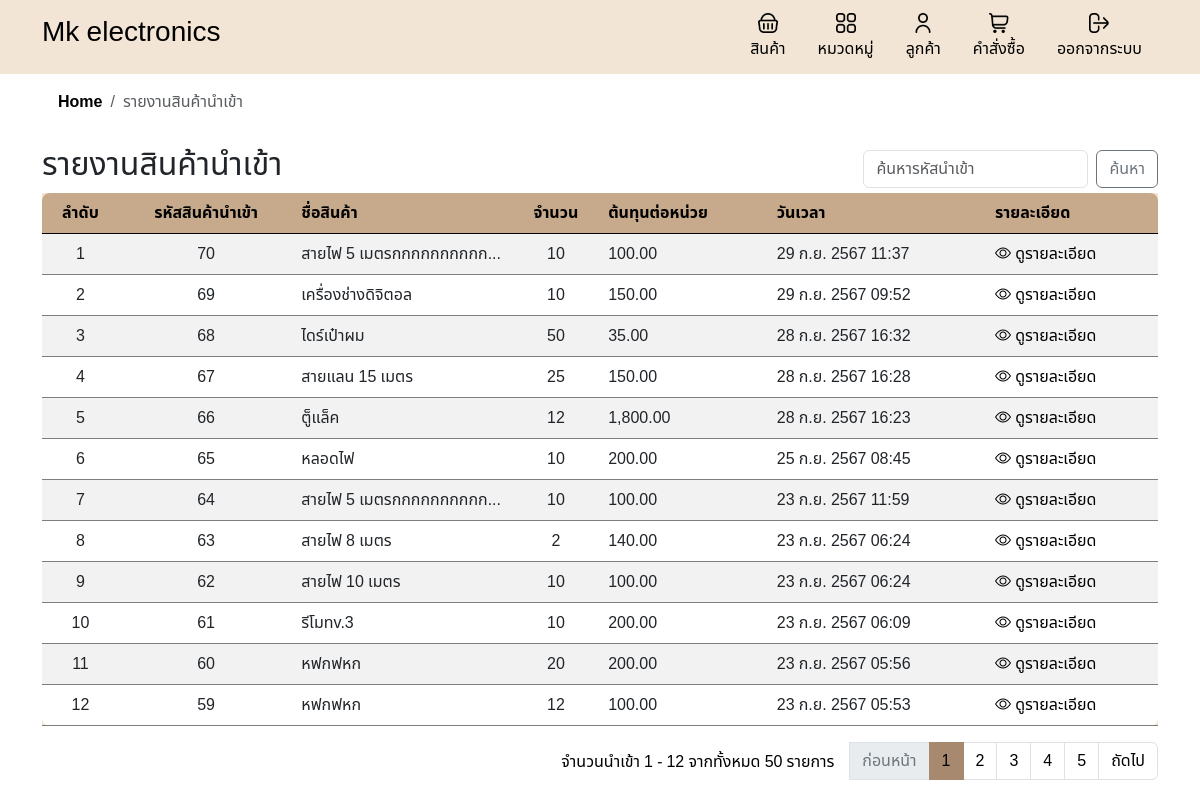
Page /report_stock_in.php (signed in) on the committed database.
### tables this page shows
CREATE TABLE `stock_in_items` (
  `item_id` int(11) NOT NULL,
  `stock_in_id` int(11) DEFAULT NULL,
  `product_id` int(11) DEFAULT NULL,
  `quantity` int(11) DEFAULT NULL
);

CREATE TABLE `products` (
  `product_id` int(11) NOT NULL,
  `product_name` varchar(100) NOT NULL,
  `description` text DEFAULT NULL,
  `price` decimal(10,2) NOT NULL,
  `quantity` int(11) NOT NULL,
  `category_id` int(11) DEFAULT NULL,
  `created_at` timestamp NOT NULL DEFAULT current_timestamp(),
  `image` varchar(255) DEFAULT NULL
);

CREATE TABLE `stock_in` (
  `stock_in_id` int(11) NOT NULL,
  `date` timestamp NOT NULL DEFAULT current_timestamp()
);

### inc/functions.php (called while the page is built, shortened)
<?php
function formatThaiDate($timestamp, $short = false) {
    $thai_months = array(
        1 => 'ม.ค.', 'ก.พ.', 'มี.ค.', 'เม.ย.', 'พ.ค.', 'มิ.ย.',
        'ก.ค.', 'ส.ค.', 'ก.ย.', 'ต.ค.', 'พ.ย.', 'ธ.ค.'
    );
    $date = date('j', $timestamp);
    $month = $thai_months[date('n', $timestamp)];
    $year = date('Y', $timestamp) + 543;
    if ($short) {
        return "$date $month";
    } else {
        $time = date('H:i', $timestamp);
        return "$date $month $year $time";
    }
}
?>

### report_stock_in.php (the view, shortened to what this page needs)
<?php
include 'header.php';
include 'db.php';
include 'inc/links.php';
include 'inc/functions.php';
$search = isset($_GET['search']) ? $_GET['search'] : '';
$records_per_page = 12;
$current_page = isset($_GET['page']) ? intval($_GET['page']) : 1;
$offset = ($current_page - 1) * $records_per_page;
$sql = "SELECT stock_in_items.stock_in_id, products.product_name, stock_in_items.quantity, stock_in.date,
        COALESCE(pc.cost_per_unit, 0) AS cost_per_unit
        FROM stock_in_items
        JOIN products ON stock_in_items.product_id = products.product_id
        JOIN stock_in ON stock_in_items.stock_in_id = stock_in.stock_in_id
        LEFT JOIN product_costs AS pc ON stock_in_items.product_id = pc.product_id
        AND stock_in.stock_in_id = pc.stock_in_id";
$sql .= " ORDER BY stock_in.date DESC LIMIT $records_per_page OFFSET $offset";
$stmt = $conn->prepare($sql);
$stmt->execute();
$result = $stmt->get_result();
$count_sql = "SELECT COUNT(*) as total_records FROM stock_in_items";
if ($search) {
    $count_sql .= " WHERE stock_in_items.stock_in_id LIKE ?";
    $count_stmt = $conn->prepare($count_sql);
    $count_stmt->bind_param("s", $search_param);
    $count_stmt->execute();
    $count_result = $count_stmt->get_result();
} else {
    $count_result = $conn->query($count_sql);
}
$total_records = $count_result->fetch_assoc()['total_records'];
$total_pages = ceil($total_records / $records_per_page);
?>
<!DOCTYPE html>
<html lang="th">
<head>
</head>
<body>
    <div class="container">
        <nav aria-label="breadcrumb">
            <ol class="breadcrumb breadcrumb-chevron p-3 rounded -3">
                <li class="breadcrumb-item">
                    <a class="link-body-emphasis fw-semibold text-decoration-none" href="home.php">Home</a>
                </li>
                <li class="breadcrumb-item active" aria-current="page">รายงานสินค้านำเข้า</li>
            </ol>
        </nav>
        <div class="d-flex justify-content-between align-items-center">
            <h2>รายงานสินค้านำเข้า</h2>
            <div class="d-flex flex-grow-1 justify-content-end align-items-center gap-2">
                <form class="d-flex m-0" action="" method="get">
                    <input class="form-control me-2" type="search" name="search" placeholder="ค้นหารหัสนำเข้า"
                        aria-label="Search" value="<?php echo htmlspecialchars($search); ?>">
                    <button class="btn btn-outline-secondary custom-btn-t" type="submit">ค้นหา</button>
                </form>
            </div>
        </div>
        <div class="table-responsive">
            <table class="table table-striped">
                <thead>
                    <tr>
                        <th class='text-center'>ลำดับ</th>
                        <th class='text-center'>รหัสสินค้านำเข้า</th>
                        <th>ชื่อสินค้า</th>
                        <th class='text-center'>จำนวน</th>
                        <th>ต้นทุนต่อหน่วย</th>
                        <th>วันเวลา</th>
                        <th>รายละเอียด</th>
                    </tr>
                </thead>
                <tbody>
                    <?php
                    if ($result->num_rows > 0) {
                        $row_number = $offset + 1;
                        while ($row = $result->fetch_assoc()) {
                            $formatted_date = formatThaiDate(strtotime($row['date']));
                            $cost_per_unit = number_format($row['cost_per_unit'], 2);
                            echo "<tr>
                                        <td class='text-center'>{$row_number}</td>
                                        <td class='text-center'>{$row['stock_in_id']}</td>
                                        <td class='text-truncate' style='max-width: 150px; overflow: hidden; white-space: nowrap;' >{$row['product_name']}</td>
                                        <td class='text-center'>{$row['quantity']}</td>
                                        <td>{$cost_per_unit}</td>
                                        <td>{$formatted_date}</td>
                                        <td>
                                            <a href='detail_stock.php?stock_in_id=" . $row['stock_in_id'] . "' class='custom-link'>
                                            <i class='bi bi-eye'></i> ดูรายละเอียด
                                            </a>
                                    </tr>";
                            $row_number++;
                        }
                    } else {
                        echo "<tr><td colspan='7'>ไม่มีข้อมูลสินค้านำเข้า</td></tr>";
                    }
                    ?>
                </tbody>
            </table>
            <nav aria-label="Page navigation example">
                <ul class="pagination justify-content-end">
                    <div class="mt-2 me-3">
                        <?php
                        $start_number = ($current_page - 1) * $records_per_page + 1;
                        $end_number = min($start_number + $records_per_page - 1, $total_records);
                        echo "จำนวนนำเข้า $start_number - $end_number จากทั้งหมด $total_records รายการ";
                        ?>
                    </div>
                    <?php if ($current_page > 1): ?>
                        <li class="page-item">
                            <a class="page-link"
                                href="?page=<?php echo $current_page - 1; ?>&search=<?php echo urlencode($search); ?>">ก่อนหน้า</a>
                        </li>
                    <?php else: ?>
                        <li class="page-item disabled">
                            <a class="page-link">ก่อนหน้า</a>
                        </li>
                    <?php endif; ?>
                    <?php for ($i = 1; $i <= $total_pages; $i++): ?>
                        <li class="page-item <?php echo ($i == $current_page) ? 'active' : ''; ?>">
                            <a class="page-link" href="?page=<?php echo $i; ?>&search=<?php echo urlencode($search); ?>">
                                <?php echo $i; ?>
                            </a>
                        </li>
                    <?php endfor; ?>
                    <?php if ($current_page < $total_pages): ?>
                        <li class="page-item">
                            <a class="page-link"
                                href="?page=<?php echo $current_page + 1; ?>&search=<?php echo urlencode($search); ?>">ถัดไป</a>
                        </li>
                    <?php else: ?>
                        <li class="page-item disabled">
                            <a class="page-link">ถัดไป</a>
                        </li>
                    <?php endif; ?>
                </ul>
            </nav>
        </div>
    </div>
</body>
</html>

### style.css (style rules this page uses)
* { font-family: "Noto Sans Thai", sans-serif; }
html { overflow-y: scroll; }
body { font-family: "Noto Sans Thai", sans-serif; background-color: #ffffff; }
.table { width: 100%; margin-bottom: 1rem; color: #212529; background-color: #F2E5D5; overflow: hidden; }
.table td, .table th { background-color: #F2E5D5; border-color: #7e7e7e; }
.table-striped tbody tr:nth-of-type(odd) { background-color: rgba(242, 229, 213, 0.5); }
.table th, .table td { padding: 0.75rem; vertical-align: top; border-top: 1px solid #ffffff; text-align: left; }
.table thead th { vertical-align: bottom; border-bottom: 1px solid #000000; background-color: #C7A98B; color: #000; }
.table thead th:first-child { border-top-left-radius: 8px; }
.table thead th:last-child { border-top-right-radius: 8px; }
.table tbody tr:last-child td:first-child { border-bottom-left-radius: 8px; }
.table tbody tr:last-child td:last-child { border-bottom-right-radius: 8px; }
.table-responsive { display: block; width: 100%; overflow-x: auto; -webkit-overflow-scrolling: touch; -ms-overflow-style: -ms-autohiding-scrollbar; }
.custom-btn-t { background-color: #C7A98B; color: #000000; border: none; }
.pagination { color: #000; }
.page-item.active .page-link { background-color: #A6896F; border-color: #A6896F; color: #000000; }
.page-item .page-link { color: #000000; }
.page-item.disabled .page-link { color: #6c757d; }
.custom-link { color: #000; text-decoration: none; }
body { margin-bottom: 20px; padding: 0; background-color: #f8f9fa; }
.table th, .table td { vertical-align: middle; }
html, body { height: 100%; }

### rows in the picture
stock_in_items: stock_in "70", product.product_name "สายไฟ 5 เมตรกกกกกกกกก…", quantity "10", cost_per_unit "100.00", stock_in.date "29 ก.ย. 2567 11:37"
stock_in_items: stock_in "69", product.product_name "เครื่องช่างดิจิตอล", quantity "10", cost_per_unit "150.00", stock_in.date "29 ก.ย. 2567 09:52"
stock_in_items: stock_in "68", product.product_name "ไดร์เป๋าผม", quantity "50", cost_per_unit "35.00", stock_in.date "28 ก.ย. 2567 16:32"
stock_in_items: stock_in "67", product.product_name "สายแลน 15 เมตร", quantity "25", cost_per_unit "150.00", stock_in.date "28 ก.ย. 2567 16:28"
stock_in_items: stock_in "66", product.product_name "ตู็แล็ค", quantity "12", cost_per_unit "1,800.00", stock_in.date "28 ก.ย. 2567 16:23"
stock_in_items: stock_in "65", product.product_name "หลอดไฟ", quantity "10", cost_per_unit "200.00", stock_in.date "25 ก.ย. 2567 08:45"
stock_in_items: stock_in "64", product.product_name "สายไฟ 5 เมตรกกกกกกกกก…", quantity "10", cost_per_unit "100.00", stock_in.date "23 ก.ย. 2567 11:59"
stock_in_items: stock_in "63", product.product_name "สายไฟ 8 เมตร", quantity "2", cost_per_unit "140.00", stock_in.date "23 ก.ย. 2567 06:24"
stock_in_items: stock_in "62", product.product_name "สายไฟ 10 เมตร", quantity "10", cost_per_unit "100.00", stock_in.date "23 ก.ย. 2567 06:24"
stock_in_items: stock_in "61", product.product_name "รีโมทv.3", quantity "10", cost_per_unit "200.00", stock_in.date "23 ก.ย. 2567 06:09"
stock_in_items: stock_in "60", product.product_name "หฟกฟหก", quantity "20", cost_per_unit "200.00", stock_in.date "23 ก.ย. 2567 05:56"
stock_in_items: stock_in "59", product.product_name "หฟกฟหก", quantity "12", cost_per_unit "100.00", stock_in.date "23 ก.ย. 2567 05:53"

### other values in the picture
$start_number "1"
$end_number "12"
$total_records "50"
